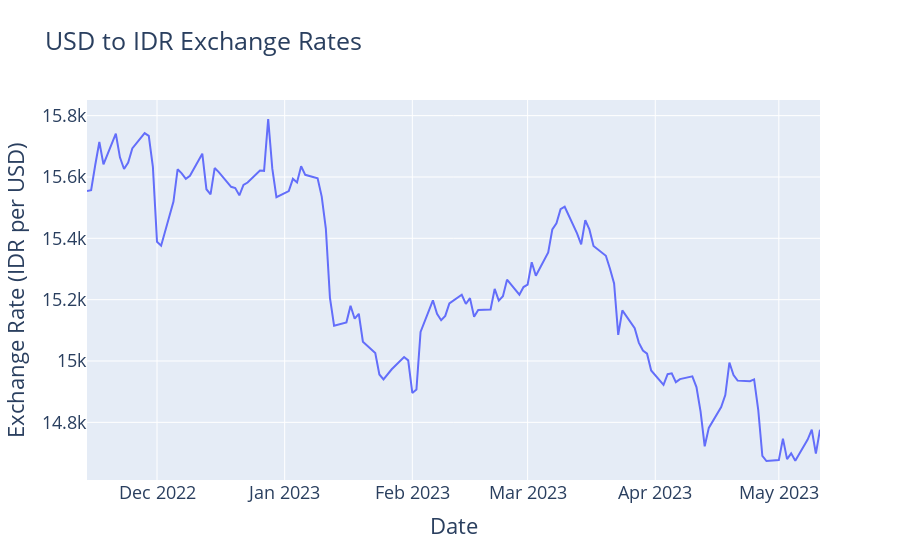

Write notebook code for a chart like this one.
### Markdown cell above
## Finishing This Notebook with Your Analysis and Conclusion

First you can do start with making the data visualisation.

### Code cell
import plotly.graph_objects as go
import pandas as pd


# Create figure
fig = go.Figure()

# Add trace for USD to IDR exchange rates
fig.add_trace(go.Scatter(x=df['Date'], y=df['USDtoIDR'], mode='lines', name='USD to IDR'))

# Set figure layout
fig.update_layout(
    title='USD to IDR Exchange Rates',
    xaxis_title='Date',
    yaxis_title='Exchange Rate (IDR per USD)',
    font=dict(size=18),
)

# Show figure
fig.show()

### Figure 1 — Plotly figure (JSON) as saved in the notebook; plotly's stock layout.template omitted (floating-point values rounded to 4 significant figures; data arrays with more than 128 entries replaced by an {"elided": "..."} marker saying what was removed)
{"data": [{"mode": "lines", "name": "USD to IDR", "type": "scatter", "x": {"elided": "129 str values"}, "y": {"elided": "129 int values"}}], "layout": {"font": {"size": 18}, "title": {"text": "USD to IDR Exchange Rates"}, "xaxis": {"title": {"text": "Date"}}, "yaxis": {"title": {"text": "Exchange Rate (IDR per USD)"}}}}
